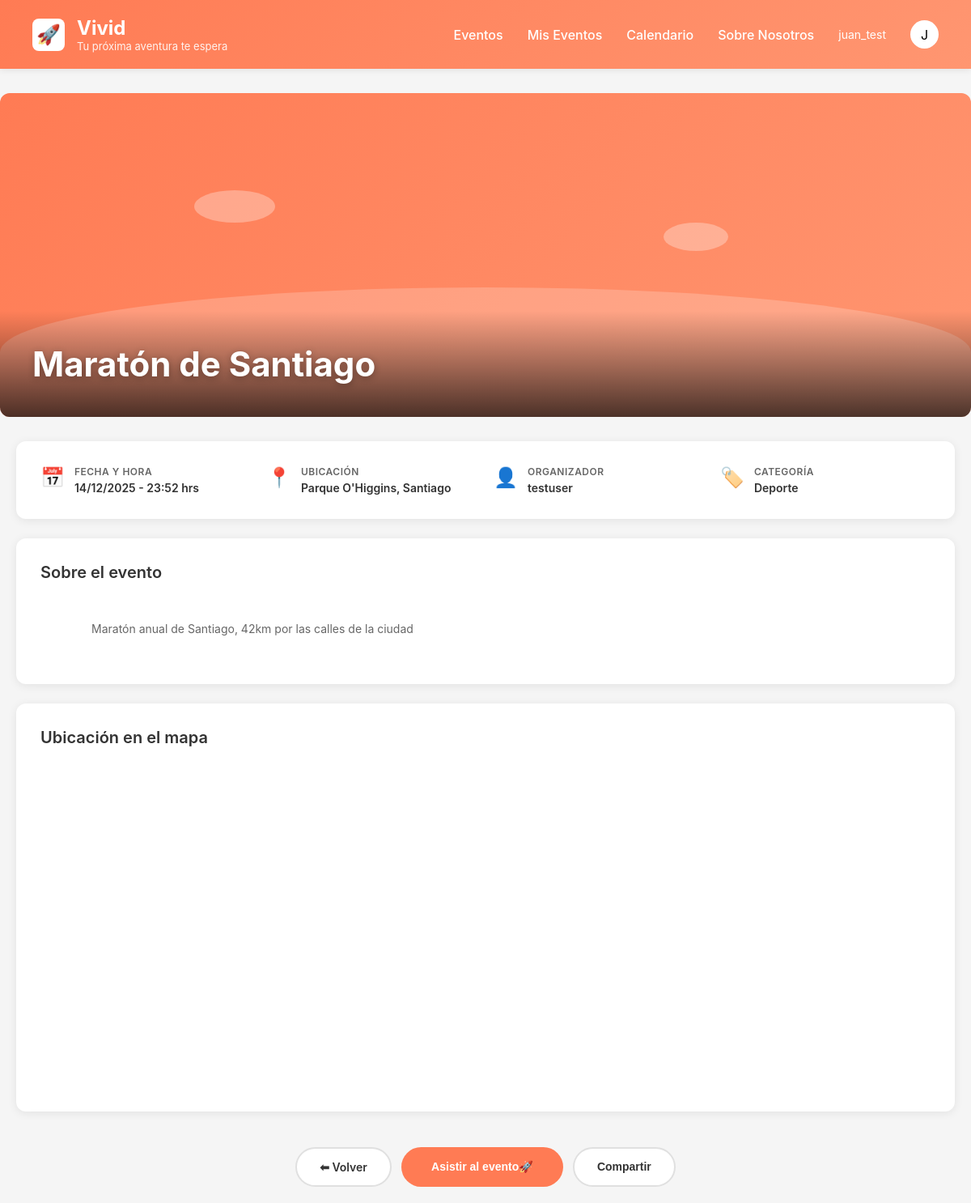
The app's page /evento/8/ (signed in) with its own data.
### apps/users/models.py (models this page shows)
class User(AbstractUser):
    user_id = models.BigAutoField(primary_key=True)
    photo = models.ImageField(upload_to="profile_pics/", blank=True, null=True)

### apps/events/models.py (models this page shows, shortened)
class Event(models.Model):
    name = models.CharField(max_length=250, verbose_name="Nombre")
    description = models.TextField(blank=True, verbose_name="Descripción")
    created = models.DateField(default=timezone.now, verbose_name="Creado")
    date = models.DateTimeField(verbose_name="Fecha del evento")
    location = models.CharField(max_length=300, blank=True, verbose_name="Ubicación")
    latitud = models.DecimalField(
        max_digits=9,
        decimal_places=6,
        null=True,
        blank=True,
        verbose_name="Latitud"
    )
    longitud = models.DecimalField(
        max_digits=9,
        decimal_places=6,
        null=True,
        blank=True,
        verbose_name="Longitud"
    )
    category = models.ForeignKey(
        Category,
        on_delete=models.SET_NULL,
        null=True,
        blank=True,
        verbose_name="Categoría"
    )
    owner = models.ForeignKey(
        settings.AUTH_USER_MODEL,
        on_delete=models.CASCADE,
        related_name='eventos_creados',
        verbose_name="Organizador"
    )
    attendees = models.ManyToManyField(
        settings.AUTH_USER_MODEL,
        through='HasSubs',
        related_name='eventos_asistiendo',
        blank=True,
        verbose_name="Asistentes"
    )
    photo = models.ImageField(
        upload_to='events/',
        blank=True,
        null=True,
        verbose_name="Foto principal"
    )
    tags = models.CharField(
        max_length=200,
        blank=True,
        help_text="Tags separados por espacios",
        verbose_name="Etiquetas"
    )
    class Meta:
        ordering = ['-date']
        verbose_name = "Evento"
        verbose_name_plural = "Eventos"

class Category(models.Model):
    cat_id = models.BigAutoField(primary_key=True)
    category = models.CharField(max_length=50, verbose_name="Categoría")
    class Meta:
        verbose_name = "Categoría"
        verbose_name_plural = "Categorías"

### apps/events/views.py (the view)
# urls.py: path('evento/<int:event_id>/', views.event_detail, name='event_detail'),
def event_detail(request, event_id):
    evento = get_object_or_404(Event, id=event_id)
    imagenes_adicionales = evento.images.all()
    context = {
        'evento': evento,
        'imagenes_adicionales': imagenes_adicionales,
    }
    return render(request, 'events/event_detail.html', context)

### apps/events/templates/events/event_detail.html (shortened to what this page needs)
{% extends 'events/base.html' %}
{% load static %}
{% block extra_css %}
<link rel="stylesheet" href="{% static 'events/css/event_detail.css' %}">
{% endblock %}
{% block content %}
<div class="detail-container">
    <div class="detail-hero">
        {% if evento.photo %}
            <img src="{{ evento.photo.url }}" alt="{{ evento.name }}" class="hero-image">
        {% else %}
            <div class="hero-placeholder">
                <div class="cloud cloud1"></div>
                <div class="cloud cloud2"></div>
                <div class="hill"></div>
            </div>
        {% endif %}
        <div class="hero-overlay">
            <h1 class="detail-title">{{ evento.name }}</h1>
        </div>
    </div>
    <div class="detail-content">
        <div class="detail-section">
            <div class="info-grid">
                <div class="info-item">
                    <span class="info-icon">📅</span>
                    <div class="info-text">
                        <span class="info-label">Fecha y hora</span>
                        <span class="info-value">{{ evento.date|date:"d/m/Y - H:i" }} hrs</span>
                    </div>
                </div>
                <div class="info-item">
                    <span class="info-icon">📍</span>
                    <div class="info-text">
                        <span class="info-label">Ubicación</span>
                        <span class="info-value">{{ evento.location|default:"Sin ubicación especificada" }}</span>
                    </div>
                </div>
                <div class="info-item">
                    <span class="info-icon">👤</span>
                    <div class="info-text">
                        <span class="info-label">Organizador</span>
                        <span class="info-value">{{ evento.owner.username }}</span>
                    </div>
                </div>
                {% if evento.category %}
                <div class="info-item">
                    <span class="info-icon">🏷️</span>
                    <div class="info-text">
                        <span class="info-label">Categoría</span>
                        <span class="info-value">{{ evento.category.category }}</span>
                    </div>
                </div>
                {% endif %}
            </div>
        </div>
        <div class="detail-section">
            <h2 class="section-title">Sobre el evento</h2>
            <p class="detail-description">
                {{ evento.description|default:"Sin descripción disponible" }}
            </p>
        </div>
        {% if evento.latitud and evento.longitud %}
        <div class="detail-section">
            <h2 class="section-title">Ubicación en el mapa</h2>
            <div id="detail-map"
                 data-lat="{{ evento.latitud }}"
                 data-lng="{{ evento.longitud }}">
            </div>
        </div>
        {% endif %}
        <div class="detail-actions">
            <a href="{% url 'events:event_list' %}" class="btn-back">
                ⬅ Volver
            </a>
            <button class="btn-attend">
                Asistir al evento🚀
            </button>
            <button class="btn-share">
                Compartir
            </button>
        </div>
    </div>
</div>
{% endblock %}

### apps/events/templates/events/base.html (shortened to what this page needs)
<!DOCTYPE html>
<html lang="es">
{% load static %}
<head>
  <link href="https://unpkg.com/maplibre-gl@5.0.1/dist/maplibre-gl.css" rel="stylesheet" />
  <link rel="stylesheet" href="{% static 'events/css/base.css' %}" />
  <link rel="stylesheet" href="{% static 'events/css/navbar.css' %}" />
  {% block extra_css %}{% endblock %}
</head>
<body>
  <header class="header">
    <div class="logo-section">
      <div class="logo">🚀</div>
      <div class="logo-text">
        <h1>Vivid</h1>
        <p>Tu próxima aventura te espera</p>
      </div>
    </div>
    <nav class="nav-menu">
      <a href="{% url 'events:event_list' %}">Eventos</a>
      <a href="#">Mis Eventos</a>
      <a href="#">Calendario</a>
      <a href="#">Sobre Nosotros</a>
      {% if user.is_authenticated %}
        <span style="color: white; font-size: 14px;">{{ user.username }}</span>
      {% else %}
        <a href="#">Iniciar Sesión</a>
      {% endif %}
      <div class="user-icon">
        {% if user.is_authenticated %}
          {{ user.username|first|upper }}
        {% else %}
          👤
        {% endif %}
      </div>
    </nav>
  </header>
  {% block content %}{% endblock %}
</body>
</html>

### apps/events/static/events/css/base.css (style rules this page uses)
* { margin: 0; padding: 0; box-sizing: border-box; }
body { font-family: -apple-system, BlinkMacSystemFont, 'Segoe UI', Roboto, Oxygen, Ubuntu, Cantarell, sans-serif; background-color: #f5f5f5; overflow-x: hidden; }
:root { --primary-color: #FF7B54; --primary-hover: #FF6B44; --primary-light: #FF9671; --text-dark: #333; --text-medium: #666; --text-light: #888; --background-light: #f5f5f5; --white: #ffffff; --shadow-sm: 0 2px 8px rgba(0,0,0,0.08); --shadow-md: 0 4px 12px rgba(0,0,0,0.12); --shadow-lg: 0 4px 20px rgba(0,0,0,0.15); }

### apps/events/static/events/css/navbar.css (style rules this page uses)
.header { background: linear-gradient(135deg, var(--primary-color) 0%, var(--primary-light) 100%); padding: 20px 40px; display: flex; justify-content: space-between; align-items: center; box-shadow: var(--shadow-sm); position: sticky; top: 0; z-index: 1000; }
.logo-section { display: flex; align-items: center; gap: 15px; }
.logo { width: 40px; height: 40px; background: var(--white); border-radius: 8px; display: flex; align-items: center; justify-content: center; font-size: 24px; transition: transform 0.3s; }
.logo-text h1 { color: var(--white); font-size: 24px; font-weight: 700; margin: 0; }
.logo-text p { color: rgba(255, 255, 255, 0.9); font-size: 13px; margin: 0; }
.nav-menu { display: flex; gap: 30px; align-items: center; }
.nav-menu a { color: var(--white); text-decoration: none; font-weight: 500; transition: opacity 0.3s; position: relative; }
.nav-menu a::after { content: ''; position: absolute; bottom: -5px; left: 0; width: 0; height: 2px; background: var(--white); transition: width 0.3s; }
.user-icon { width: 35px; height: 35px; background: var(--white); border-radius: 50%; display: flex; align-items: center; justify-content: center; cursor: pointer; transition: transform 0.3s, box-shadow 0.3s; }

### apps/events/static/events/css/event_detail.css (style rules this page uses)
.detail-container { max-width: 1200px; margin: 30px auto -90px; padding: 0; }
.detail-hero { position: relative; width: 100%; height: 400px; overflow: hidden; border-radius: 12px; margin-bottom: 30px; }
.hero-placeholder { width: 100%; height: 100%; background: linear-gradient(135deg, #FF7B54 0%, #FF9671 100%); position: relative; }
.hero-placeholder .cloud { position: absolute; background: rgba(255,255,255,0.3); border-radius: 50%; }
.hero-placeholder .cloud1 { width: 100px; height: 40px; top: 30%; left: 20%; }
.hero-placeholder .cloud2 { width: 80px; height: 35px; top: 40%; right: 25%; }
.hero-placeholder .hill { position: absolute; bottom: 0; width: 100%; height: 40%; background: rgba(255,255,255,0.2); border-radius: 50% 50% 0 0; }
.hero-overlay { position: absolute; bottom: 0; left: 0; right: 0; padding: 40px; background: linear-gradient(to top, rgba(0,0,0,0.7), transparent); }
.detail-title { color: white; font-size: 42px; font-weight: 700; margin: 0; text-shadow: 0 2px 8px rgba(0,0,0,0.3); }
.detail-content { padding: 0 20px; }
.detail-section { background: white; padding: 30px; border-radius: 12px; margin-bottom: 24px; box-shadow: 0 2px 12px rgba(0,0,0,0.08); }
.section-title { font-size: 20px; font-weight: 600; color: #333; margin: 0 0 20px 0; }
.info-grid { display: grid; grid-template-columns: repeat(auto-fit, minmax(250px, 1fr)); gap: 20px; }
.info-item { display: flex; align-items: flex-start; gap: 12px; }
.info-icon { font-size: 24px; flex-shrink: 0; }
.info-text { display: flex; flex-direction: column; gap: 4px; }
.info-label { font-size: 12px; color: #666; font-weight: 600; text-transform: uppercase; letter-spacing: 0.5px; }
.info-value { font-size: 14px; color: #333; font-weight: 600; }
.detail-description { font-size: 14px; line-height: 1.8; color: #666; margin: 0; white-space: pre-wrap; }
#detail-map { width: 100%; height: 400px; border-radius: 8px; overflow: hidden; }
.detail-actions { display: flex; gap: 12px; padding: 20px; justify-content: center; flex-wrap: wrap; }
.btn-back, .btn-attend, .btn-share { padding: 14px 28px; border: none; border-radius: 25px; font-size: 14px; font-weight: 600; cursor: pointer; transition: all 0.3s ease; text-decoration: none; display: inline-flex; align-items: center; gap: 8px; }
.btn-back { background: white; color: #333; border: 2px solid #e0e0e0; }
.btn-attend { background: #FF7B54; color: white; flex: 1; max-width: 200px; justify-content: center; }
.btn-share { background: white; color: #333; border: 2px solid #e0e0e0; }

### records on screen
User: username "juan_test", username|first "J"
Event: name "Maratón de Santiago", date "14/12/2025 - 23:52", location "Parque O'Higgins, Santiago", owner.username "testuser", category.category "Deporte", description "Maratón anual de Santiago, 42km por las calles de la ciudad"
